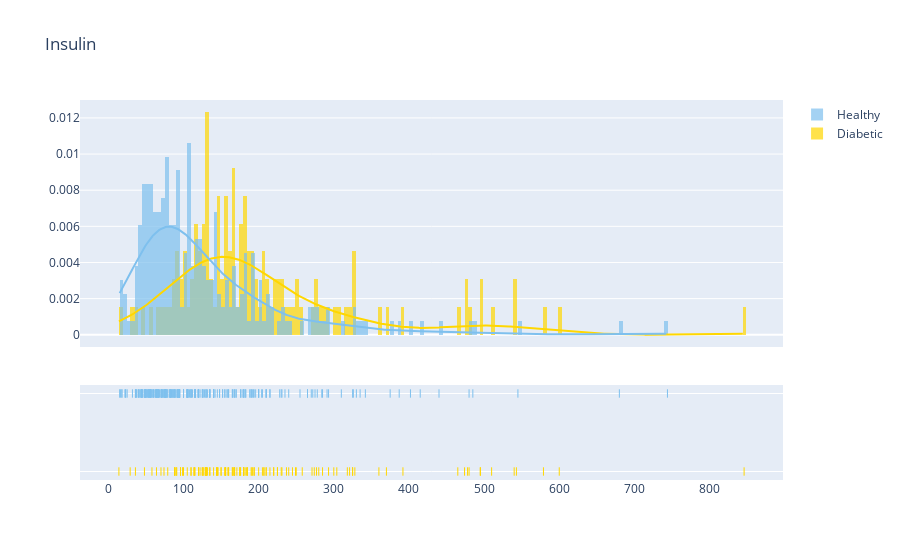

The notebook cell this image was saved under:
### Markdown cell above
### Insulin

### Code cell
import plotly.figure_factory as ff
import plotly.offline as py

def plot_distribution(data_select, size_bin=5):  
    global data  # Ensure 'data' is recognized globally
    if 'data' not in globals():
        raise NameError("Dataset 'data' is not defined. Please load it first.")

    # Correct dataset variable name
    D = data[data['Outcome'] == 1]  # Diabetic patients
    H = data[data['Outcome'] == 0]  # Healthy patients

    tmp1 = D[data_select].dropna()
    tmp2 = H[data_select].dropna()
    
    hist_data = [tmp1, tmp2]
    group_labels = ['Diabetic', 'Healthy']
    colors = ['#FFD700', '#7EC0EE']

    fig = ff.create_distplot(hist_data, group_labels, colors=colors, show_hist=True, bin_size=size_bin, curve_type='kde')
    
    fig.update_layout(title_text=data_select)
    py.iplot(fig)

# Now call the function
plot_distribution('Insulin', 5)

### Figure 1 — Plotly figure (JSON) as saved in the notebook; plotly's stock layout.template omitted (floating-point values rounded to 4 significant figures; data arrays with more than 128 entries replaced by an {"elided": "..."} marker saying what was removed)
{"data": [{"histnorm": "probability density", "legendgroup": "Diabetic", "marker": {"color": "#FFD700"}, "name": "Diabetic", "opacity": 0.7, "type": "histogram", "x": {"elided": "130 int values"}, "xaxis": "x", "xbins": {"end": 846, "size": 5, "start": 14}, "yaxis": "y"}, {"histnorm": "probability density", "legendgroup": "Healthy", "marker": {"color": "#7EC0EE"}, "name": "Healthy", "opacity": 0.7, "type": "histogram", "x": {"elided": "264 int values"}, "xaxis": "x", "xbins": {"end": 744, "size": 5, "start": 15}, "yaxis": "y"}, {"legendgroup": "Diabetic", "marker": {"color": "#FFD700"}, "mode": "lines", "name": "Diabetic", "showlegend": false, "type": "scatter", "x": {"elided": "500 float values"}, "xaxis": "x", "y": {"elided": "500 float values"}, "yaxis": "y"}, {"legendgroup": "Healthy", "marker": {"color": "#7EC0EE"}, "mode": "lines", "name": "Healthy", "showlegend": false, "type": "scatter", "x": {"elided": "500 float values"}, "xaxis": "x", "y": {"elided": "500 float values"}, "yaxis": "y"}, {"legendgroup": "Diabetic", "marker": {"color": "#FFD700", "symbol": "line-ns-open"}, "mode": "markers", "name": "Diabetic", "showlegend": false, "type": "scatter", "x": {"elided": "130 int values"}, "xaxis": "x", "y": {"elided": "130 str values"}, "yaxis": "y2"}, {"legendgroup": "Healthy", "marker": {"color": "#7EC0EE", "symbol": "line-ns-open"}, "mode": "markers", "name": "Healthy", "showlegend": false, "type": "scatter", "x": {"elided": "264 int values"}, "xaxis": "x", "y": {"elided": "264 str values"}, "yaxis": "y2"}], "layout": {"autosize": true, "barmode": "overlay", "hovermode": "closest", "legend": {"traceorder": "reversed"}, "title": {"text": "Insulin"}, "xaxis": {"anchor": "y2", "autorange": true, "domain": [0, 1], "range": [-39.99, 900.0], "type": "linear", "zeroline": false}, "yaxis": {"anchor": "free", "autorange": true, "domain": [0.35, 1], "position": 0, "range": [-0.0006763, 0.01299], "type": "linear"}, "yaxis2": {"anchor": "x", "autorange": true, "domain": [0, 0.25], "dtick": 1, "range": [-0.1818, 1.182], "showticklabels": false, "type": "category"}}}
